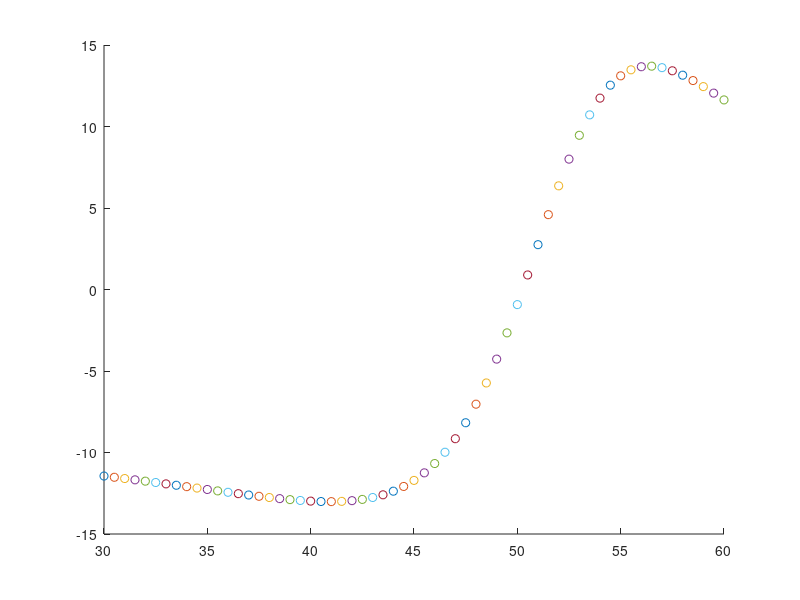

Recreate this plot in MATLAB.
%KRETSCHMANN%


for Theta_i = 30 : 0.5 : 60
    npris = 1.52;
    nref_r = 0.2425;
    nref_i = 3.7;
    n_analyte = 1.77861;
    %^^^^^ these need to be defined before

    %Parameters%
    K_nought=(2*pi)/(632.8*(10^(-9)));
    Omega = K_nought*299792458; %help (obj_Const.c) is speed of light?%
    Thickness = 51.6*(10^-9);

    %Complex Number Modifiers%
    Negative_num = complex(-1,0);
    Imaginary_num = complex(0,1);
    Real_num= complex(1,0);

    %Refractive index%
    Prism_index = complex(npris,0); %index1
    Ref_index = complex(nref_r,nref_i); %index2
    Analyte_index = complex(n_analyte,0); %index3

    %Propagation angles within each layer
    Theta_1 = Theta_i;
    Theta_2 = sqrt(Real_num-((Prism_index/Ref_index)^2)*((sind(Theta_1))^2));
    Theta_3 = sqrt(Real_num-((Prism_index/Analyte_index)^2)*((sind(Theta_1))^2));

    %Terms for reflection at boundaries
    q1 = complex (Prism_index*K_nought*cosd(Theta_1));
    q2 = complex (Ref_index*K_nought*Theta_2);
    q3 = complex (Analyte_index*K_nought*Theta_3);

    if (imag(q2)>0)
        q3 = q3*Negative_num;
    end

    %First layer terms
    Z1 = complex (q1/(Omega*(Prism_index^2)));

    %Second layer terms
    Z2 = complex (q2/(Omega*(Ref_index^2)));
    qProuct = complex (Thickness*q2);

    SA = complex (cosd(qProuct));
    SB = complex (sind(qProuct)*(Imaginary_num*Z2));
    SC = complex (((Imaginary_num*sind(qProuct))/Z2));
    SD = complex (cosd(qProuct));

    %Third layer terms
    Z3 = complex (q3/(Omega*(Analyte_index^2)));

    %Reflectance
    Reflectance_numer = complex (SA +(SB/Z3)-Z1*(SC+(SD/Z3)));
    Reflectance_denom = complex (SA +(SB/Z3)+Z1*(SC+(SD/Z3)));
    Reflectance_temp = complex (Reflectance_numer/Reflectance_denom);



    hold on
    plot(Theta_i, Reflectance_temp, 'o')

end

R = sqrt((real(Reflectance_temp)^2) + (imag(Reflectance_temp)^2));

R_squared = R^2;
